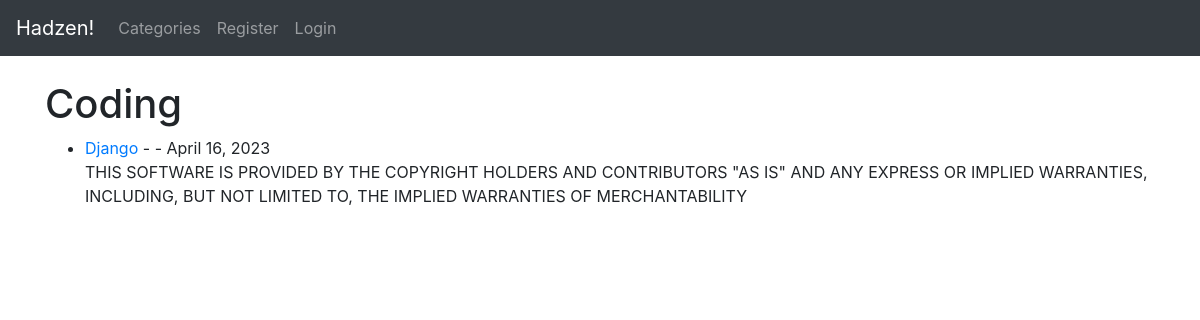
/category/coding/, run on the app's committed database.
### api/models.py (models this page shows, shortened)
class Post(models.Model):
    title = models.CharField(max_length=255)
    header_image = models.ImageField(null=True, blank=True, upload_to="images/")
    title_tag = models.CharField(max_length=255)
    author = models.ForeignKey(User, on_delete=models.CASCADE)
    body = RichTextField(blank=True, null=True)
    post_date = models.DateField(auto_now_add=True)
    category = models.CharField(max_length=255)
    snippet = models.CharField(max_length=255)
    likes = models.ManyToManyField(User, related_name='blog_posts')

### api/views.py (the view)
# urls.py: path('category/<str:cats>/', CategoryView, name='category'),
def CategoryView(request, cats):
    category_posts = Post.objects.filter(category=cats.replace('-', ' '))
    return render(request, 'categories.html',
                  {'cats': cats.replace('-', ' ').title(), 'category_posts': category_posts})

### api/templates/categories.html (shortened to what this page needs)
{% extends 'base.html' %}
{% block content %}
{% if category_posts %}
	<h1>{{ cats }}</h1>
	<ul>
	{% for post in category_posts %}
		<li><a href="{% url 'article-detail' post.pk %}">{{ post.title }}</a>
			- {{ post.author.first_name }} {{ post.author.last_name }} -
			{{ post.post_date }}  <br/>
		{{ post.body|slice:":200"|safe }}</li>
	{% endfor %}
	</ul>
{% else %}
	<h2>Sorry this page does not exist...</h2>
{% endif %}
{% endblock %}

### data on the page
Post: category "Coding", title "Django", post_date "April 16, 2023", body "THIS SOFTWARE IS PROVIDED BY THE COPYRIGHT HOLDERS AND CONTRIBUTORS \"AS IS\" AND ANY EXPRESS OR IMPLIED WARRANTIES, INCLUDING, BUT NOT LIMITED TO, THE IMPLIED WARRANTIES OF MERCHANTABILITY"
